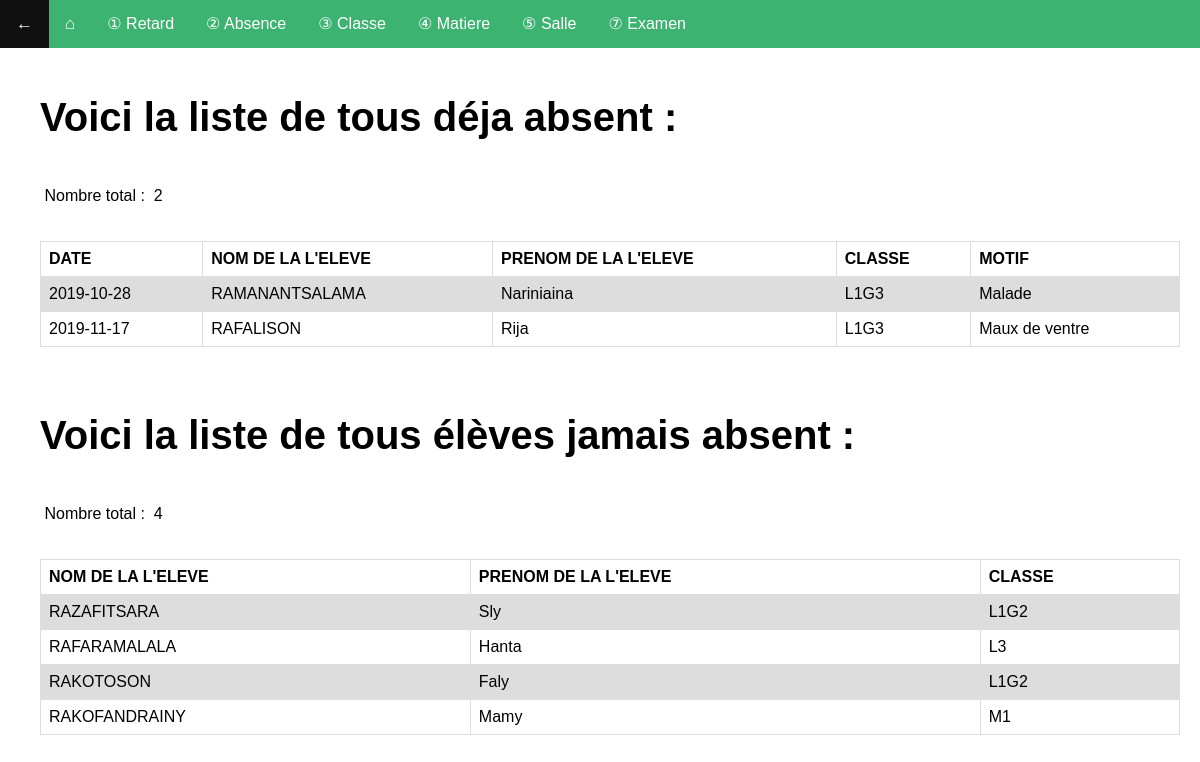
/absencelist.php (signed in), run on the app's committed database.
### tables this page shows
CREATE TABLE IF NOT EXISTS `t_classe` (
  `cla_id` int(11) NOT NULL AUTO_INCREMENT,
  `cla_nom` varchar(10) DEFAULT NULL,
  PRIMARY KEY (`cla_id`)
);

CREATE TABLE IF NOT EXISTS `t_absence` (
  `abs_id` int(11) NOT NULL AUTO_INCREMENT,
  `abs_motif` varchar(20) DEFAULT NULL,
  `el_id` int(11) DEFAULT NULL,
  `abs_date` date DEFAULT NULL,
  PRIMARY KEY (`abs_id`),
  KEY `el_id` (`el_id`)
);

CREATE TABLE IF NOT EXISTS `t_eleve` (
  `el_id` int(11) NOT NULL AUTO_INCREMENT,
  `el_nom` varchar(30) DEFAULT NULL,
  `el_prenom` varchar(30) DEFAULT NULL,
  `el_ddn` date DEFAULT NULL,
  `el_sexe` varchar(1) DEFAULT NULL,
  `el_inscription` int(4) DEFAULT NULL,
  `el_email` varchar(40) DEFAULT NULL,
  `el_diplome` varchar(40) DEFAULT NULL,
  `el_option` varchar(40) DEFAULT NULL,
  PRIMARY KEY (`el_id`)
);

### absencelist.php (the view, shortened to what this page needs)
<!DOCTYPE html>
<html lang="en">
<head>
    <link rel="stylesheet" type="text/css" href="style.css">
</head>
<body>
    <span>
        <ul style="background-color: MediumSeaGreen; list-style-type: none; overflow: hidden;">
            <li style="float: left; font-size: 17px"><a href='accueil.php'>←</a></li>
            <li style="float: left; font-size: 17px; "><a href='gestion.php'>⌂</a></li>
            <li style="float: left;"><a href='retardlist.php'> ① Retard</a></li>
            <li style="float: left;"><a href='absencelist.php'> ② Absence</a></li>
            <li style="float: left;"><a href='classelist.php'> ③ Classe</a></li>
            <li style="float: left;"><a href='matierelist.php'> ④ Matiere</a></li>
            <li style="float: left;"><a href='sallelist.php'> ⑤ Salle</a></li>
            <li style="float: left;"><a href='examenlist.php'> ⑦ Examen</a></li>
        </ul>
    </span>
    <?php
        echo "<h1><div><span>Voici la liste de tous déja absent :</span></h1>";
        echo "<p>&nbsp&nbsp&nbsp&nbsp&nbsp&nbsp&nbsp&nbsp&nbsp&nbspNombre total :&nbsp"
    ?>
    <?php
        include('conn.php');
        $query=mysqli_query($conn,"select count(abs_id) as total from `t_absence`");
        $row=mysqli_fetch_array($query);
    ?>
    <?php echo $row['total'],"</div>";
        ?>
    <?php
        require_once("conn.php");
        $req = "select abs.abs_id as id,abs.abs_date as date,el.el_nom as nom,el.el_prenom as prenom,cla.cla_nom as classe,abs.abs_motif as motif from t_classe cla right join (a_classe cl inner join (t_eleve el inner join t_absence abs on el.el_id = abs.el_id) on cl.el_id = el.el_id) on cla.cla_id = cl.cla_id;";
        $resultat = mysqli_query($conn,$req) or die(mysql_error());
    ?>
    <div>
    <table>
        <tr>
            <th>DATE</th>
            <th>NOM DE LA L'ELEVE</th>
            <th>PRENOM DE LA L'ELEVE</th>
            <th>CLASSE</th>
            <th>MOTIF</th>
        </tr>
        <?php  while ($cla = mysqli_fetch_assoc($resultat))  {  ?>
        <tr>
            <td><?php echo ($cla['date']); ?></td>
            <td><?php echo ($cla['nom']); ?></td>
            <td><?php echo ($cla['prenom']); ?></td>
            <td><?php echo ($cla['classe']); ?></td>
            <td><?php echo ($cla['motif']); ?></td>
        </tr>
        <?php } ?>
    </table>
    </div>
    <?php
        echo "<h1><div><span>Voici la liste de tous élèves jamais absent :</span></h1>";
        echo "<p>&nbsp&nbsp&nbsp&nbsp&nbsp&nbsp&nbsp&nbsp&nbsp&nbspNombre total :&nbsp"
    ?>
    <?php
        include('conn.php');
        $query=mysqli_query($conn,"select count(cla.cla_id) as total from t_classe cla right join (a_classe cl inner join (t_eleve el left join t_absence abs on el.el_id = abs.el_id) on cl.el_id = el.el_id) on cla.cla_id = cl.cla_id where abs.abs_date is NULL;");
        $row=mysqli_fetch_array($query);
    ?>
    <?php echo $row['total'],"</div>";
        ?>
    <?php
        require_once("conn.php");
        $req = "select abs.abs_id as id,abs.abs_date as date,el.el_nom as nom,el.el_prenom as prenom,cla.cla_nom as classe,abs.abs_motif as motif from t_classe cla right join (a_classe cl inner join (t_eleve el left join t_absence abs on el.el_id = abs.el_id) on cl.el_id = el.el_id) on cla.cla_id = cl.cla_id having abs.abs_date is NULL;";
        $resultat = mysqli_query($conn,$req) or die(mysql_error());
    ?>
    <div>
    <table>
        <tr>
            <th>NOM DE LA L'ELEVE</th>
            <th>PRENOM DE LA L'ELEVE</th>
            <th>CLASSE</th>
        </tr>
        <?php  while ($cla = mysqli_fetch_assoc($resultat))  {  ?>
        <tr>
            <td><?php echo ($cla['nom']); ?></td>
            <td><?php echo ($cla['prenom']); ?></td>
            <td><?php echo ($cla['classe']); ?></td>
        </tr>
        <?php } ?>
    </table>
    </div>
</body>
</html>

### style.css (style rules this page uses)
body { margin: 0; font-family: sans-serif; background: transparent; background-color: transparent; }
p { color: black; }
h1 { padding right: 40px; font-size: 40px; }
table { font-family: arial, sans-serif; border-collapse: collapse; width: 100%; text-align: left; }
td, th { border: 1px solid #dddddd; text-align: left; padding: 8px; }
tr:nth-child(even) { background-color: #dddddd; }
div { background-color: transparent; padding: 20px; padding-left: 40px; }
ul { list-style-type: none; margin: 0; padding: 0; overflow: hidden; background-color: #333; }
li { float: left; }
li a { display: block; color: white; text-align: center; padding: 14px 16px; text-decoration: none; }

### data on the page
t_classe: t_absence.abs_date "2019-10-28", t_eleve.el_nom "RAMANANTSALAMA", t_eleve.el_prenom "Nariniaina", cla_nom "L1G3", t_absence.abs_motif "Malade", t_absence.abs_date "2019-11-17", t_eleve.el_nom "RAFALISON", t_eleve.el_prenom "Rija", t_absence.abs_motif "Maux de ventre"
t_classe: t_eleve.el_nom "RAZAFITSARA", t_eleve.el_prenom "Sly", cla_nom "L1G2", t_eleve.el_nom "RAKOTOSON", t_eleve.el_prenom "Faly"
t_classe: t_eleve.el_nom "RAFARAMALALA", t_eleve.el_prenom "Hanta", cla_nom "L3"
t_classe: t_eleve.el_nom "RAKOFANDRAINY", t_eleve.el_prenom "Mamy", cla_nom "M1"

### other printed values
$row['total'] "2"
$row['total'] "4"
